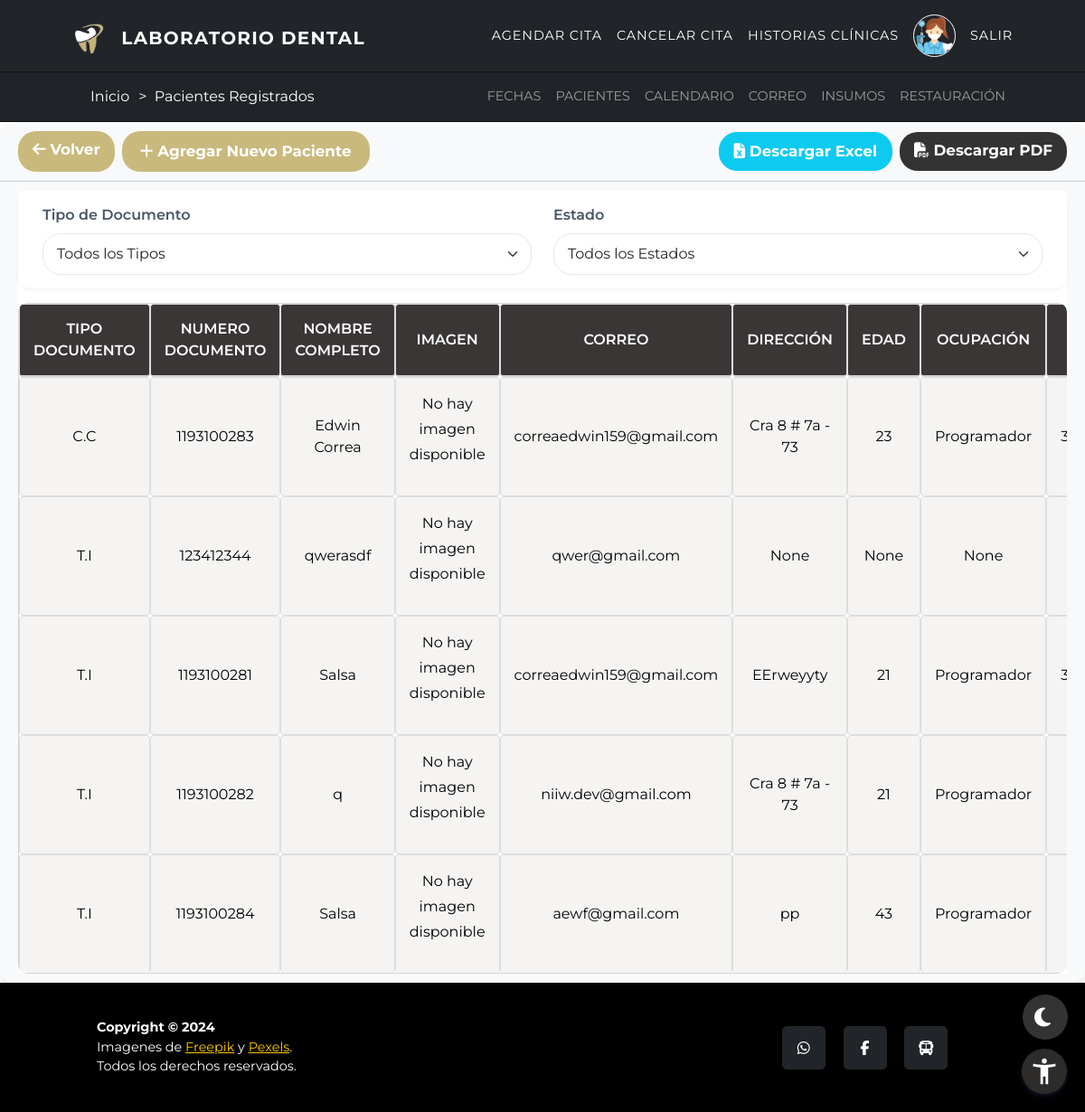
Page /list-cuentas/ (signed in) on the earlier database version.
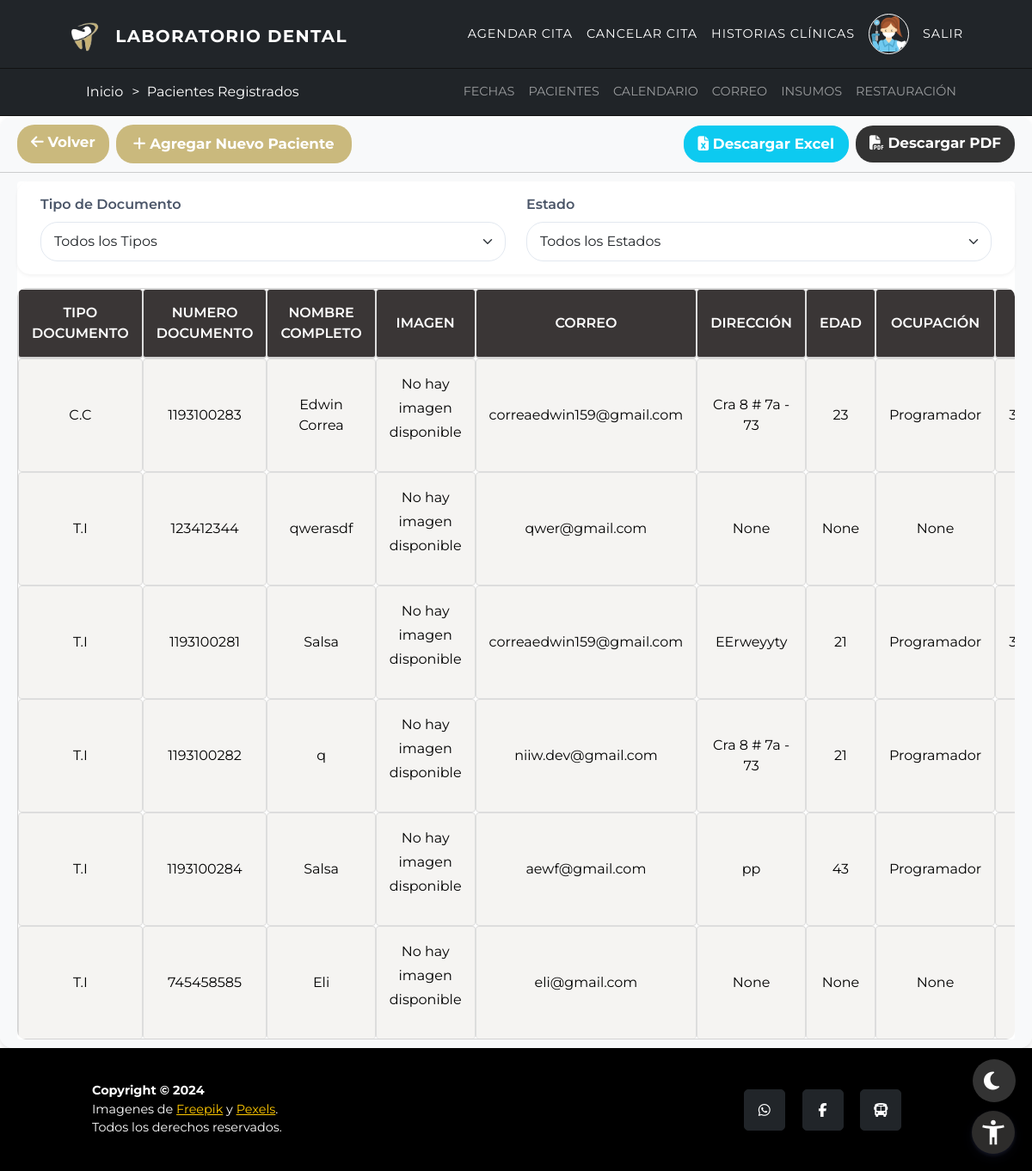
Same page on the later database version.
### inicio/models.py (models this page shows, shortened)
class UserProfile(AbstractBaseUser, PermissionsMixin):
    TIPO_CHOICES = (
        (1, 'T.I'),
        (2, 'C.C'),
        (3, 'C.E'),
        (4, 'C.I'),
    )
    tipo = models.PositiveSmallIntegerField(choices=TIPO_CHOICES, default=2)
    documento = models.IntegerField(unique=True, validators=[validate_document_length])
    nombre = models.CharField(max_length=50)
    imagen = models.ImageField(upload_to='imagenes/', blank=True, null=True)
    direccion = models.CharField(max_length=100, null=True, blank=True)
    correo = models.EmailField(max_length=100, null=True, blank=True)
    ocupacion = models.CharField(max_length=50, null=True, blank=True)
    celular = models.CharField(max_length=15, null=True, blank=True)
    acudiente = models.CharField(max_length=50, null=True, blank=True)
    edad = models.PositiveSmallIntegerField(null=True, blank=True)
    is_active = models.BooleanField(default=True, null=True, blank=True)
    is_admin = models.BooleanField(default=False, null=True, blank=True)
    is_superuser = models.BooleanField(default=False, null=True, blank=True)
    is_staff = models.BooleanField(default=False)
    objects = UserProfileManager()
    USERNAME_FIELD = 'documento'
    REQUIRED_FIELDS = ['nombre', 'correo']

### cuentas/views.py (the view)
# urls.py: path('list-cuentas/', views.listcuentas, name="listcuentas"),
@never_cache
@login_required(login_url='acceso_denegado')
@user_passes_test(traer.es_superusuario, login_url='acceso_denegado')
def listcuentas(request):
    cuentas = UserProfile.objects.all()
    return render(request, 'listcuentas.html', {'cuentas': cuentas})

### inicio/views.py (called while the page is built)
def es_superusuario(user):
    return user.is_superuser

### cuentas/templates/listcuentas.html (shortened to what the changed rows need)
{% extends 'inicio.html' %}
{% load static %}
{% block content %}
<div class="ContentTable">
    <div class="card">
        <div class="card-body">
            <div class="table-container">
                <div class="table-responsive">
                    <table id="elementosTable" class="table table-primary table-centered">
                        <thead>
                            <tr>
                                <th data-sort="tipodoc" scope="col" data-tooltip="Ordenar por tipo de documento">
                                    Tipo Documento
                                </th>
                                <th data-sort="documento" scope="col" data-tooltip="Ordenar por número de documento">
                                    Numero Documento
                                </th>
                                <th data-sort="nombre" scope="col" data-tooltip="Ordenar por nombre">
                                    Nombre Completo
                                </th>
                                <th scope="col" data-tooltip="Imagen del paciente">Imagen</th>
                                <th data-sort="correo" scope="col" data-tooltip="Ordenar por correo">
                                    Correo
                                </th>
                                <th data-sort="direccion" scope="col" data-tooltip="Ordenar por dirección">
                                    Dirección
                                </th>
                                <th data-sort="edad" scope="col" data-tooltip="Ordenar por edad">
                                    Edad
                                </th>
                                <th data-sort="ocupacion" scope="col" data-tooltip="Ordenar por ocupación">
                                    Ocupación
                                </th>
                                <th data-sort="celular" scope="col" data-tooltip="Ordenar por número de celular">
                                </th>
                            </tr>
                        </thead>
                        <tbody>
                            {% for cuenta in cuentas %}
                            {% if not cuenta.is_superuser %}
                            <tr class="paciente-row" data-tipodoc="{{ cuenta.tipo }}"
                                data-estado="{% if cuenta.is_active %}activo{% else %}inactivo{% endif %}">
                                <td data-sort="tipodoc">{{ cuenta.get_tipo_display }}</td>
                                <td data-sort="documento">{{ cuenta.documento }}</td>
                                <td data-sort="nombre">{{ cuenta.nombre }}</td>
                                <td>
                                    {% if cuenta.imagen %}
                                    <img src="{{ cuenta.imagen.url }}" alt="Imagen de cuenta" width="100px"
                                        height="100px" style="object-fit: cover; object-position: center;"
                                        data-tooltip="Ver imagen completa">
                                    {% else %}
                                    <p>No hay imagen disponible</p>
                                    {% endif %}
                                </td>
                                <td data-sort="correo">{{ cuenta.correo }}</td>
                                <td data-sort="direccion">{{ cuenta.direccion }}</td>
                                <td data-sort="edad">{{ cuenta.edad }}</td>
                                <td data-sort="ocupacion">{{ cuenta.ocupacion }}</td>
                                <td data-sort="celular">{{ cuenta.celular }}</td>
                            </tr>
                            {% endif %}
                            {% endfor %}
                        </tbody>
                    </table>
                </div>
            </div>
        </div>
    </div>
</div>
{% endblock %}

Differences in the rows shown:
added UserProfile: tipo "T.I", documento "745458585", nombre "Eli", imagen "No hay imagen disponible", correo "eli@gmail.com", direccion "None", edad "None", ocupacion "None"
